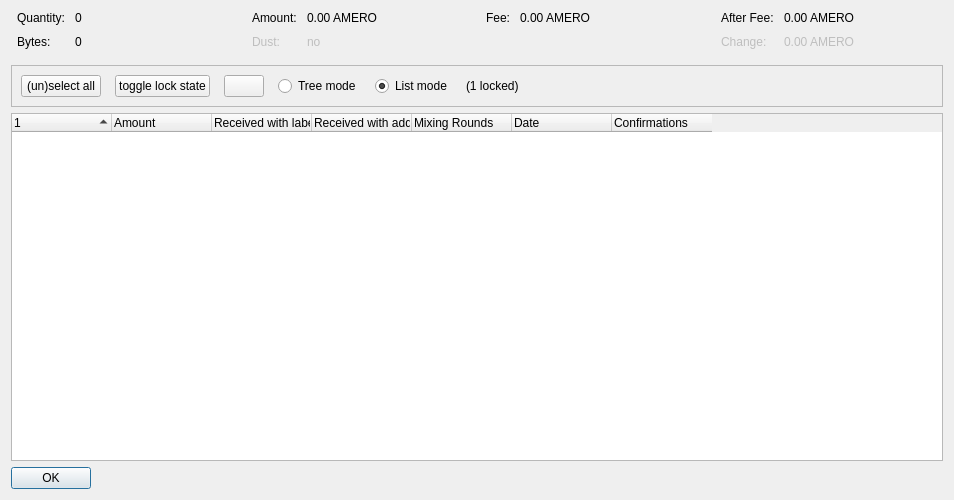
<?xml version="1.0" encoding="UTF-8"?>
<ui version="4.0">
 <class>CoinControlDialog</class>
 <widget class="QDialog" name="CoinControlDialog">
  <property name="geometry">
   <rect>
    <x>0</x>
    <y>0</y>
    <width>954</width>
    <height>500</height>
   </rect>
  </property>
  <property name="windowTitle">
   <string>Coin Selection</string>
  </property>
  <layout class="QVBoxLayout" name="verticalLayout">
   <item>
    <layout class="QHBoxLayout" name="horizontalLayoutTop" stretch="0,0,0,0">
     <property name="topMargin">
      <number>0</number>
     </property>
     <property name="bottomMargin">
      <number>10</number>
     </property>
     <item>
      <layout class="QFormLayout" name="formLayoutCoinControl1">
       <property name="horizontalSpacing">
        <number>10</number>
       </property>
       <property name="verticalSpacing">
        <number>10</number>
       </property>
       <property name="leftMargin">
        <number>6</number>
       </property>
       <property name="rightMargin">
        <number>6</number>
       </property>
       <item row="0" column="0">
        <widget class="QLabel" name="labelCoinControlQuantityText">
         <property name="text">
          <string>Quantity:</string>
         </property>
        </widget>
       </item>
       <item row="0" column="1">
        <widget class="QLabel" name="labelCoinControlQuantity">
         <property name="cursor">
          <cursorShape>IBeamCursor</cursorShape>
         </property>
         <property name="contextMenuPolicy">
          <enum>Qt::ActionsContextMenu</enum>
         </property>
         <property name="text">
          <string notr="true">0</string>
         </property>
         <property name="textInteractionFlags">
          <set>Qt::LinksAccessibleByMouse|Qt::TextSelectableByKeyboard|Qt::TextSelectableByMouse</set>
         </property>
        </widget>
       </item>
       <item row="1" column="0">
        <widget class="QLabel" name="labelCoinControlBytesText">
         <property name="text">
          <string>Bytes:</string>
         </property>
        </widget>
       </item>
       <item row="1" column="1">
        <widget class="QLabel" name="labelCoinControlBytes">
         <property name="cursor">
          <cursorShape>IBeamCursor</cursorShape>
         </property>
         <property name="contextMenuPolicy">
          <enum>Qt::ActionsContextMenu</enum>
         </property>
         <property name="text">
          <string notr="true">0</string>
         </property>
         <property name="textInteractionFlags">
          <set>Qt::LinksAccessibleByMouse|Qt::TextSelectableByKeyboard|Qt::TextSelectableByMouse</set>
         </property>
        </widget>
       </item>
      </layout>
     </item>
     <item>
      <layout class="QFormLayout" name="formLayoutCoinControl2">
       <property name="horizontalSpacing">
        <number>10</number>
       </property>
       <property name="verticalSpacing">
        <number>10</number>
       </property>
       <property name="leftMargin">
        <number>6</number>
       </property>
       <property name="rightMargin">
        <number>6</number>
       </property>
       <item row="0" column="0">
        <widget class="QLabel" name="labelCoinControlAmountText">
         <property name="text">
          <string>Amount:</string>
         </property>
        </widget>
       </item>
       <item row="0" column="1">
        <widget class="QLabel" name="labelCoinControlAmount">
         <property name="cursor">
          <cursorShape>IBeamCursor</cursorShape>
         </property>
         <property name="contextMenuPolicy">
          <enum>Qt::ActionsContextMenu</enum>
         </property>
         <property name="text">
          <string notr="true">0.00 AMERO</string>
         </property>
         <property name="textInteractionFlags">
          <set>Qt::LinksAccessibleByMouse|Qt::TextSelectableByKeyboard|Qt::TextSelectableByMouse</set>
         </property>
        </widget>
       </item>
       <item row="1" column="0">
        <widget class="QLabel" name="labelCoinControlLowOutputText">
         <property name="enabled">
          <bool>false</bool>
         </property>
         <property name="text">
          <string>Dust:</string>
         </property>
        </widget>
       </item>
       <item row="1" column="1">
        <widget class="QLabel" name="labelCoinControlLowOutput">
         <property name="enabled">
          <bool>false</bool>
         </property>
         <property name="cursor">
          <cursorShape>IBeamCursor</cursorShape>
         </property>
         <property name="contextMenuPolicy">
          <enum>Qt::ActionsContextMenu</enum>
         </property>
         <property name="text">
          <string notr="true">no</string>
         </property>
         <property name="textInteractionFlags">
          <set>Qt::LinksAccessibleByMouse|Qt::TextSelectableByKeyboard|Qt::TextSelectableByMouse</set>
         </property>
        </widget>
       </item>
      </layout>
     </item>
     <item>
      <layout class="QFormLayout" name="formLayoutCoinControl3">
       <property name="horizontalSpacing">
        <number>10</number>
       </property>
       <property name="verticalSpacing">
        <number>10</number>
       </property>
       <property name="leftMargin">
        <number>6</number>
       </property>
       <property name="rightMargin">
        <number>6</number>
       </property>
       <item row="0" column="0">
        <widget class="QLabel" name="labelCoinControlFeeText">
         <property name="text">
          <string>Fee:</string>
         </property>
        </widget>
       </item>
       <item row="0" column="1">
        <widget class="QLabel" name="labelCoinControlFee">
         <property name="cursor">
          <cursorShape>IBeamCursor</cursorShape>
         </property>
         <property name="contextMenuPolicy">
          <enum>Qt::ActionsContextMenu</enum>
         </property>
         <property name="text">
          <string notr="true">0.00 AMERO</string>
         </property>
         <property name="textInteractionFlags">
          <set>Qt::LinksAccessibleByMouse|Qt::TextSelectableByKeyboard|Qt::TextSelectableByMouse</set>
         </property>
        </widget>
       </item>
      </layout>
     </item>
     <item>
      <layout class="QFormLayout" name="formLayoutCoinControl4">
       <property name="horizontalSpacing">
        <number>10</number>
       </property>
       <property name="verticalSpacing">
        <number>10</number>
       </property>
       <property name="leftMargin">
        <number>6</number>
       </property>
       <property name="rightMargin">
        <number>6</number>
       </property>
       <item row="0" column="0">
        <widget class="QLabel" name="labelCoinControlAfterFeeText">
         <property name="text">
          <string>After Fee:</string>
         </property>
        </widget>
       </item>
       <item row="0" column="1">
        <widget class="QLabel" name="labelCoinControlAfterFee">
         <property name="cursor">
          <cursorShape>IBeamCursor</cursorShape>
         </property>
         <property name="contextMenuPolicy">
          <enum>Qt::ActionsContextMenu</enum>
         </property>
         <property name="text">
          <string notr="true">0.00 AMERO</string>
         </property>
         <property name="textInteractionFlags">
          <set>Qt::LinksAccessibleByMouse|Qt::TextSelectableByKeyboard|Qt::TextSelectableByMouse</set>
         </property>
        </widget>
       </item>
       <item row="1" column="0">
        <widget class="QLabel" name="labelCoinControlChangeText">
         <property name="enabled">
          <bool>false</bool>
         </property>
         <property name="text">
          <string>Change:</string>
         </property>
        </widget>
       </item>
       <item row="1" column="1">
        <widget class="QLabel" name="labelCoinControlChange">
         <property name="enabled">
          <bool>false</bool>
         </property>
         <property name="cursor">
          <cursorShape>IBeamCursor</cursorShape>
         </property>
         <property name="contextMenuPolicy">
          <enum>Qt::ActionsContextMenu</enum>
         </property>
         <property name="text">
          <string notr="true">0.00 AMERO</string>
         </property>
         <property name="textInteractionFlags">
          <set>Qt::LinksAccessibleByMouse|Qt::TextSelectableByKeyboard|Qt::TextSelectableByMouse</set>
         </property>
        </widget>
       </item>
      </layout>
     </item>
    </layout>
   </item>
   <item>
    <widget class="QFrame" name="frame">
     <property name="minimumSize">
      <size>
       <width>0</width>
       <height>40</height>
      </size>
     </property>
     <property name="frameShape">
      <enum>QFrame::StyledPanel</enum>
     </property>
     <property name="frameShadow">
      <enum>QFrame::Sunken</enum>
     </property>
     <layout class="QHBoxLayout" name="horizontalLayout">
      <item>
       <layout class="QHBoxLayout" name="horizontalLayoutPanel" stretch="0,0,0,0,0,0,0">
        <property name="spacing">
         <number>14</number>
        </property>
        <item>
         <widget class="QPushButton" name="pushButtonSelectAll">
          <property name="sizePolicy">
           <sizepolicy hsizetype="Maximum" vsizetype="Fixed">
            <horstretch>0</horstretch>
            <verstretch>0</verstretch>
           </sizepolicy>
          </property>
          <property name="text">
           <string>(un)select all</string>
          </property>
          <property name="autoDefault">
           <bool>false</bool>
          </property>
         </widget>
        </item>
        <item>
         <widget class="QPushButton" name="pushButtonToggleLock">
          <property name="sizePolicy">
           <sizepolicy hsizetype="Maximum" vsizetype="Fixed">
            <horstretch>0</horstretch>
            <verstretch>0</verstretch>
           </sizepolicy>
          </property>
          <property name="text">
           <string>toggle lock state</string>
          </property>
          <property name="autoDefault">
           <bool>false</bool>
          </property>
         </widget>
        </item>
        <item>
         <widget class="QPushButton" name="hideButton">
          <property name="sizePolicy">
           <sizepolicy hsizetype="Maximum" vsizetype="Fixed">
            <horstretch>0</horstretch>
            <verstretch>0</verstretch>
           </sizepolicy>
          </property>
          <property name="text">
           <string/>
          </property>
          <property name="autoDefault">
           <bool>false</bool>
          </property>
         </widget>
        </item>
        <item>
         <widget class="QRadioButton" name="radioTreeMode">
          <property name="sizePolicy">
           <sizepolicy hsizetype="Maximum" vsizetype="Fixed">
            <horstretch>0</horstretch>
            <verstretch>0</verstretch>
           </sizepolicy>
          </property>
          <property name="text">
           <string>Tree mode</string>
          </property>
         </widget>
        </item>
        <item>
         <widget class="QRadioButton" name="radioListMode">
          <property name="sizePolicy">
           <sizepolicy hsizetype="Maximum" vsizetype="Fixed">
            <horstretch>0</horstretch>
            <verstretch>0</verstretch>
           </sizepolicy>
          </property>
          <property name="text">
           <string>List mode</string>
          </property>
          <property name="checked">
           <bool>true</bool>
          </property>
         </widget>
        </item>
        <item>
         <widget class="QLabel" name="labelLocked">
          <property name="text">
           <string>(1 locked)</string>
          </property>
         </widget>
        </item>
        <item>
         <spacer name="horizontalSpacer">
          <property name="orientation">
           <enum>Qt::Horizontal</enum>
          </property>
          <property name="sizeHint" stdset="0">
           <size>
            <width>40</width>
            <height>20</height>
           </size>
          </property>
         </spacer>
        </item>
       </layout>
      </item>
     </layout>
    </widget>
   </item>
   <item>
    <widget class="CoinControlTreeWidget" name="treeWidget">
     <property name="contextMenuPolicy">
      <enum>Qt::CustomContextMenu</enum>
     </property>
     <property name="sortingEnabled">
      <bool>false</bool>
     </property>
     <property name="columnCount">
      <number>7</number>
     </property>
     <attribute name="headerShowSortIndicator" stdset="0">
      <bool>true</bool>
     </attribute>
     <attribute name="headerStretchLastSection">
      <bool>false</bool>
     </attribute>
     <column>
      <property name="text">
       <string/>
      </property>
     </column>
     <column>
      <property name="text">
       <string>Amount</string>
      </property>
     </column>
     <column>
      <property name="text">
       <string>Received with label</string>
      </property>
     </column>
     <column>
      <property name="text">
       <string>Received with address</string>
      </property>
     </column>
     <column>
      <property name="text">
       <string>Mixing Rounds</string>
      </property>
     </column>
     <column>
      <property name="text">
       <string>Date</string>
      </property>
     </column>
     <column>
      <property name="text">
       <string>Confirmations</string>
      </property>
      <property name="toolTip">
       <string>Confirmed</string>
      </property>
     </column>
    </widget>
   </item>
   <item>
    <widget class="QDialogButtonBox" name="buttonBox">
     <property name="sizePolicy">
      <sizepolicy hsizetype="Maximum" vsizetype="Fixed">
       <horstretch>0</horstretch>
       <verstretch>0</verstretch>
      </sizepolicy>
     </property>
     <property name="orientation">
      <enum>Qt::Horizontal</enum>
     </property>
     <property name="standardButtons">
      <set>QDialogButtonBox::Ok</set>
     </property>
    </widget>
   </item>
  </layout>
 </widget>
 <customwidgets>
  <customwidget>
   <class>CoinControlTreeWidget</class>
   <extends>QTreeWidget</extends>
   <header>qt/coincontroltreewidget.h</header>
  </customwidget>
 </customwidgets>
 <resources/>
 <connections/>
</ui>
